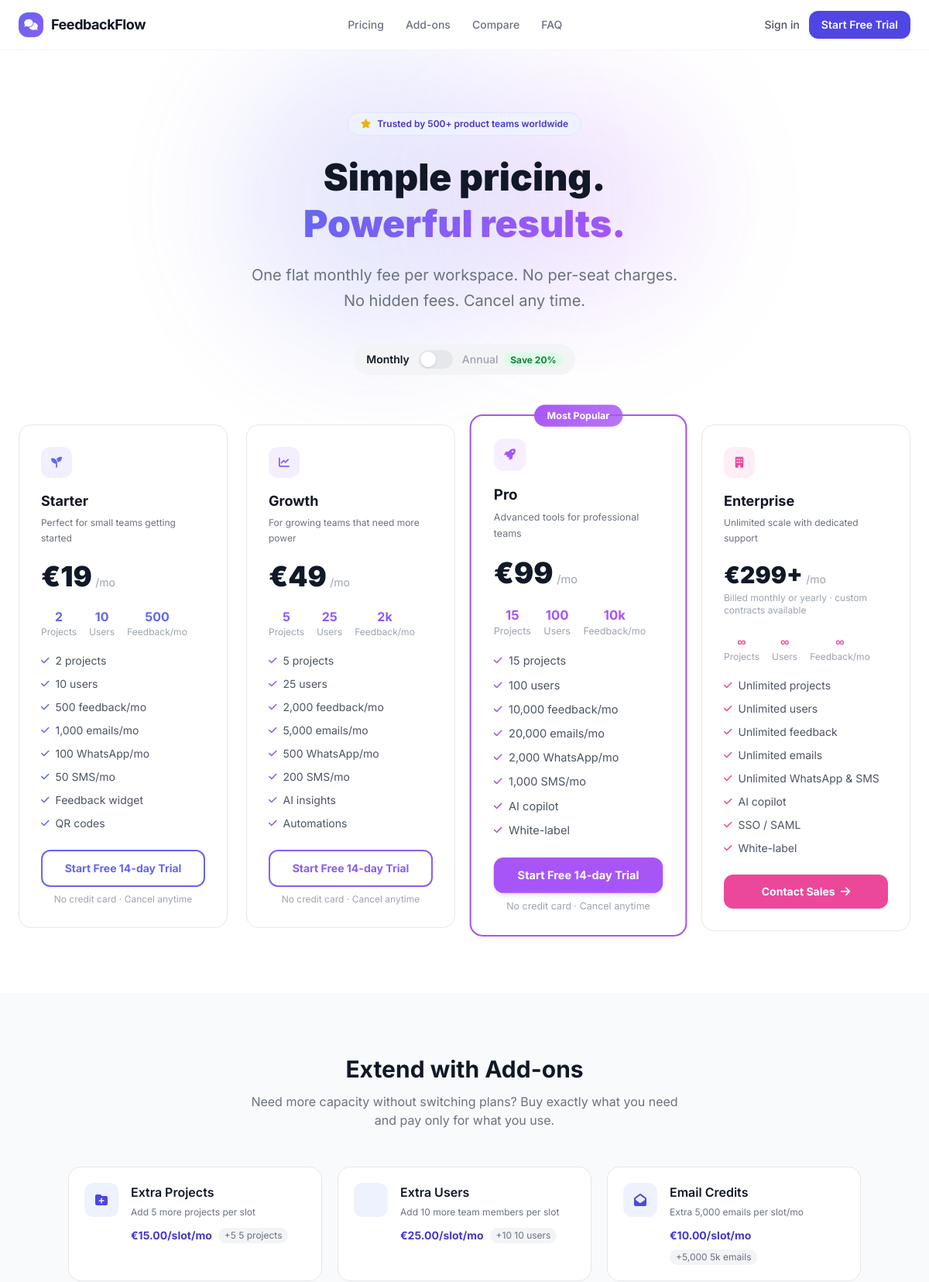
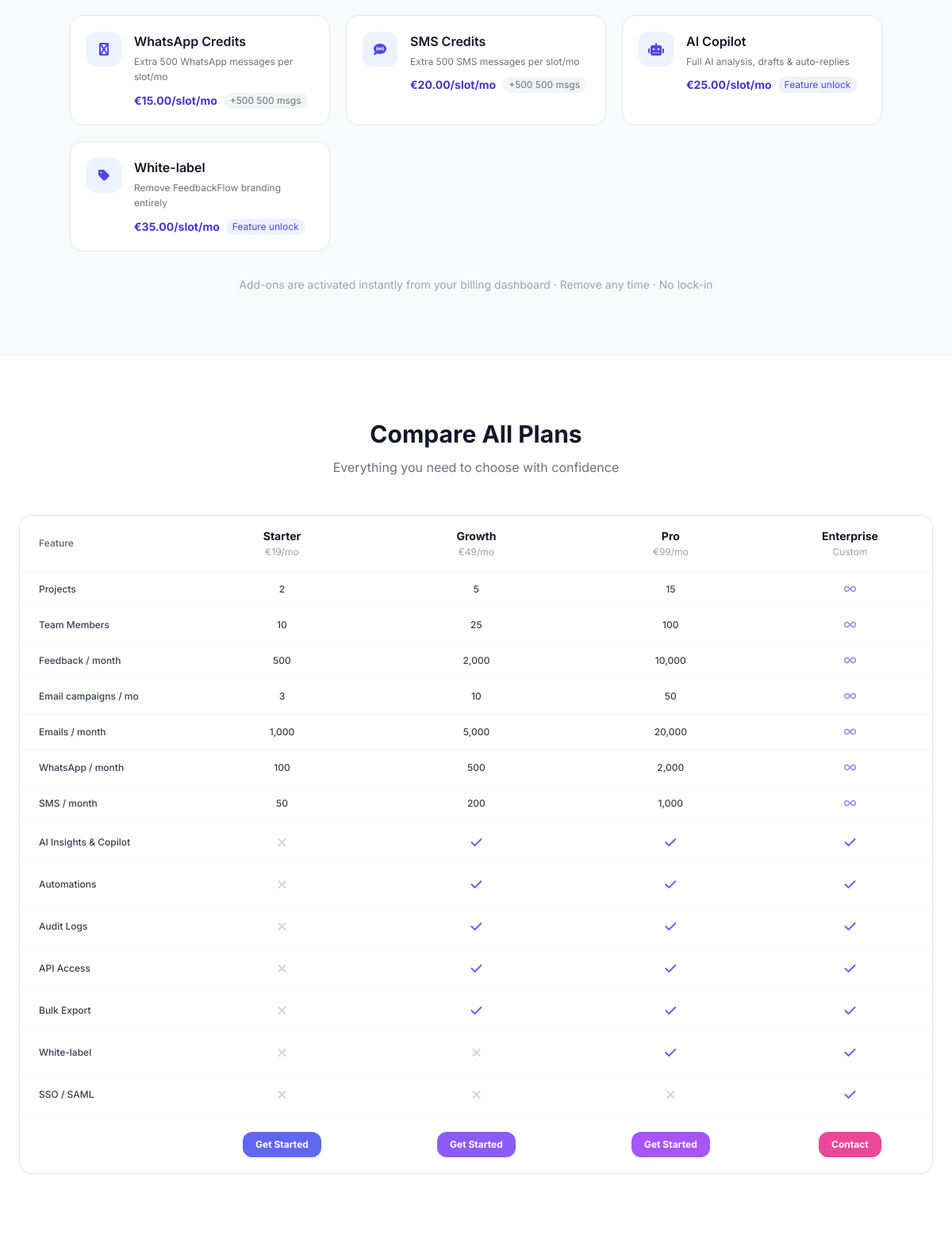
/pricing.php (upper part), run on the app's committed database (2 pictures, top to bottom).
### tables this page shows
CREATE TABLE IF NOT EXISTS `ff_billing_plans` (
  `id` int(11) NOT NULL AUTO_INCREMENT,
  `name` varchar(80) NOT NULL,
  `slug` varchar(80) NOT NULL UNIQUE,
  `price_monthly` decimal(10,2) NOT NULL DEFAULT 0.00,
  `price_yearly` decimal(10,2) NOT NULL DEFAULT 0.00,
  `currency` varchar(3) NOT NULL DEFAULT 'USD',
  `max_projects` int(11) NOT NULL DEFAULT 1,
  `max_team_members` int(11) NOT NULL DEFAULT 1,
  `max_feedback_per_month` int(11) NOT NULL DEFAULT 100,
  `max_campaigns_per_month` int(11) NOT NULL DEFAULT 0,
  `features` text DEFAULT NULL,
  `is_active` tinyint(1) NOT NULL DEFAULT 1,
  `sort_order` int(11) NOT NULL DEFAULT 0,
  PRIMARY KEY (`id`)
);

CREATE TABLE IF NOT EXISTS `ff_addons` (
  `id`            int(11) NOT NULL AUTO_INCREMENT,
  `slug`          varchar(80) NOT NULL UNIQUE,
  `name`          varchar(120) NOT NULL,
  `description`   varchar(255) NOT NULL DEFAULT '',
  `type`          enum('quantity','boolean') NOT NULL DEFAULT 'quantity',
  `resource`      varchar(80) DEFAULT NULL,
  `unit_label`    varchar(60) NOT NULL DEFAULT 'unit',
  `units_per_qty` int(11) NOT NULL DEFAULT 1,
  `price_per_qty` decimal(8,2) NOT NULL DEFAULT 0.00,
  `min_qty`       int(11) NOT NULL DEFAULT 1,
  `max_qty`       int(11) NOT NULL DEFAULT 100,
  `icon`          varchar(60) NOT NULL DEFAULT 'fa-puzzle-piece',
  `is_active`     tinyint(1) NOT NULL DEFAULT 1,
  `sort_order`    int(11) NOT NULL DEFAULT 0,
  PRIMARY KEY (`id`)
);

### pricing.php (the view, shortened to what the rows shown need)
<?php
require_once __DIR__ . '/includes/db.php';
require_once __DIR__ . '/includes/billing.php';
try {
    $plans        = BillingService::getAllPlans();
    $addonCatalog = BillingService::getAvailableAddons();
} catch (\Throwable $e) {
    $plans        = [];
    $addonCatalog = [];
}
function h2(string $str): string {
    return htmlspecialchars($str, ENT_QUOTES | ENT_HTML5, 'UTF-8');
}
$featureMatrix = [
    ['label'=>'Projects',              'key'=>'max_projects',            'type'=>'num'],
    ['label'=>'Team Members',          'key'=>'max_users',               'type'=>'num'],
    ['label'=>'Feedback / month',      'key'=>'max_feedback_per_month',  'type'=>'num'],
    ['label'=>'Email campaigns / mo',  'key'=>'max_campaigns_per_month', 'type'=>'num'],
    ['label'=>'Emails / month',        'key'=>'max_emails',              'type'=>'num'],
    ['label'=>'WhatsApp / month',      'key'=>'max_whatsapp',            'type'=>'num'],
    ['label'=>'SMS / month',           'key'=>'max_sms',                 'type'=>'num'],
    ['label'=>'AI Insights & Copilot', 'key'=>'allow_ai',                'type'=>'bool'],
    ['label'=>'Automations',           'key'=>'allow_automations',       'type'=>'bool'],
    ['label'=>'Audit Logs',            'key'=>'allow_audit_logs',        'type'=>'bool'],
    ['label'=>'API Access',            'key'=>'allow_api',               'type'=>'bool'],
    ['label'=>'Bulk Export',           'key'=>'allow_export',            'type'=>'bool'],
    ['label'=>'White-label',           'key'=>'allow_white_label',       'type'=>'bool'],
    ['label'=>'SSO / SAML',            'key'=>'allow_sso',               'type'=>'bool'],
];
$planIcons = [
    'starter'    => 'fa-seedling',
    'growth'     => 'fa-chart-line',
    'pro'        => 'fa-rocket',
    'enterprise' => 'fa-building',
];
?>
<!DOCTYPE html>
<html lang="en">
<head>
<script src="https://cdn.tailwindcss.com"></script>
<link rel="stylesheet" href="https://cdnjs.cloudflare.com/ajax/libs/font-awesome/6.5.0/css/all.min.css">
</head>
<body class="bg-white text-gray-900 antialiased">
<section class="relative overflow-hidden pt-20 pb-16 px-6">
  <div class="max-w-3xl mx-auto text-center relative">
    <h1 class="text-5xl font-black text-gray-900 leading-tight mb-5">
      Simple pricing.<br><span class="gradient-text">Powerful results.</span>
    </h1>
  </div>
</section>
<section id="pricing" class="px-6 pb-20">
  <div class="max-w-6xl mx-auto">
    <?php if (empty($plans)): ?>
    <div class="text-center py-16 text-gray-400">
      <i class="fas fa-database text-4xl mb-4"></i>
      <p class="text-lg font-medium">No plans found</p>
      <p class="text-sm mt-2">Run <code class="bg-gray-100 px-2 py-0.5 rounded text-gray-700">db-billing-migration.sql</code> to seed pricing data.</p>
    </div>
    <?php else: ?>
    <div class="grid grid-cols-1 md:grid-cols-2 lg:grid-cols-4 gap-6 items-start">
      <?php foreach ($plans as $plan):
        $monthly  = (float)$plan['price_monthly'];
        $isPopular= ($plan['slug'] === 'pro');
        $isEnt    = ($plan['slug'] === 'enterprise');
        $color    = $plan['highlight_color'] ?? '#6366f1';
        $features = json_decode($plan['features'] ?? '[]', true) ?: [];
        $icon     = $planIcons[$plan['slug']] ?? 'fa-star';
        $cardCls  = $isPopular ? 'popular-card border-2' : 'plan-card border';
        $borderSt = $isPopular ? "border-color:{$color}" : 'border-color:#e5e7eb';
      ?>
      <div class="<?= $cardCls ?> bg-white rounded-2xl p-7 flex flex-col relative" style="<?= $borderSt ?>">
        <?php if ($isPopular): ?>
        <div class="absolute -top-3.5 left-1/2 -translate-x-1/2">
          <span class="text-white text-xs font-bold px-4 py-1.5 rounded-full shadow-sm"
                style="background:linear-gradient(135deg,<?= $color ?>,<?= $color ?>cc)">Most Popular</span>
        </div>
        <?php endif; ?>
        <div class="w-10 h-10 rounded-xl flex items-center justify-center mb-4"
             style="background:<?= $color ?>18">
          <i class="fas <?= $icon ?> text-sm" style="color:<?= $color ?>"></i>
        </div>
        <h3 class="text-lg font-bold text-gray-900 mb-1"><?= h2($plan['name']) ?></h3>
        <p class="text-xs text-gray-500 mb-5 leading-relaxed"><?= h2($plan['description'] ?? '') ?></p>
        <div class="mb-5">
          <?php if ($isEnt): ?>
            <span class="text-3xl font-black text-gray-900">€<?= number_format($monthly, 0) ?>+</span>
            <span class="text-gray-400 text-sm">/mo</span>
            <p class="text-xs text-gray-400 mt-1">Billed monthly or yearly · custom contracts available</p>
          <?php else: ?>
            <div>
              <span class="price-monthly-<?= h2($plan['slug']) ?> text-4xl font-black text-gray-900">€<?= number_format($monthly, 0) ?></span>
              <span class="price-monthly-label-<?= h2($plan['slug']) ?> text-gray-400 text-sm">/mo</span>
            </div>
          <?php endif; ?>
        </div>
        <?php
          $statItems = [
            ['v'=>$plan['max_projects'],           'l'=>'Projects'],
            ['v'=>$plan['max_users'],              'l'=>'Users'],
            ['v'=>$plan['max_feedback_per_month'], 'l'=>'Feedback/mo'],
          ];
        ?>
        <div class="flex gap-4 mb-5">
          <?php foreach($statItems as $st):
            $v = ((int)$st['v'] === -1) ? '∞' : (((int)$st['v'] >= 1000) ? number_format((int)$st['v']/1000,0).'k' : (string)(int)$st['v']);
          ?>
          <div class="text-center">
            <div class="text-base font-bold" style="color:<?= $color ?>"><?= $v ?></div>
            <div class="text-xs text-gray-400 leading-tight"><?= $st['l'] ?></div>
          </div>
          <?php endforeach; ?>
        </div>
        <ul class="space-y-2.5 flex-1 mb-6 text-sm">
          <?php foreach (array_slice($features, 0, 8) as $feat): ?>
          <li class="flex items-start gap-2 text-gray-600">
            <i class="fas fa-check mt-0.5 flex-shrink-0 text-xs" style="color:<?= $color ?>"></i>
            <?= htmlspecialchars($feat) ?>
          </li>
          <?php endforeach; ?>
        </ul>
        <?php if ($isEnt): ?>
        <a href="mailto:sales@feedbackflow.app?subject=Enterprise%20plan%20enquiry"
           class="block w-full text-center py-3 rounded-xl text-sm font-bold text-white transition"
           style="background:<?= $color ?>">
          Contact Sales <i class="fas fa-arrow-right ml-1"></i>
        </a>
        <?php else: ?>
        <a href="<?= APP_URL ?>/install.php"
           class="block w-full text-center py-3 rounded-xl text-sm font-bold transition <?= $isPopular ? 'text-white shadow-md' : '' ?>"
           style="<?= $isPopular ? "background:{$color}" : "border:2px solid {$color};color:{$color}" ?>">
          Start Free 14-day Trial
        </a>
        <p class="text-xs text-center text-gray-400 mt-2">No credit card · Cancel anytime</p>
        <?php endif; ?>
      </div>
      <?php endforeach; ?>
    </div>
    <?php endif; ?>
  </div>
</section>
<?php if (!empty($addonCatalog)): ?>
<section id="addons" class="bg-gray-50 py-20 px-6">
  <div class="max-w-5xl mx-auto">
    <div class="text-center mb-12">
      <h2 class="text-3xl font-bold text-gray-900 mb-3">Extend with Add-ons</h2>
    </div>
    <div class="grid grid-cols-1 sm:grid-cols-2 lg:grid-cols-3 gap-5">
      <?php foreach ($addonCatalog as $addon): ?>
      <div class="addon-card bg-white rounded-2xl border border-gray-200 p-5 flex items-start gap-4 transition">
        <div class="w-11 h-11 bg-indigo-50 rounded-xl flex items-center justify-center flex-shrink-0">
          <i class="fas <?= h2($addon['icon']) ?> text-indigo-600"></i>
        </div>
        <div>
          <p class="font-semibold text-gray-900 mb-1"><?= h2($addon['name']) ?></p>
          <p class="text-xs text-gray-500 mb-2.5 leading-relaxed"><?= h2($addon['description']) ?></p>
          <div class="flex items-center flex-wrap gap-2">
            <span class="text-sm font-bold text-indigo-700">€<?= number_format((float)$addon['price_per_qty'], 2) ?>/slot/mo</span>
            <?php if ($addon['type'] === 'quantity'): ?>
            <span class="text-xs text-gray-500 bg-gray-100 px-2 py-0.5 rounded-full">
              +<?= number_format((int)$addon['units_per_qty']) ?> <?= h2($addon['unit_label']) ?>
            </span>
            <?php else: ?>
            <span class="text-xs text-indigo-600 bg-indigo-50 px-2 py-0.5 rounded-full">Feature unlock</span>
            <?php endif; ?>
          </div>
        </div>
      </div>
      <?php endforeach; ?>
    </div>
  </div>
</section>
<?php endif; ?>
<section id="compare" class="py-20 px-6">
  <div class="max-w-6xl mx-auto">
    <div class="text-center mb-12">
      <h2 class="text-3xl font-bold text-gray-900 mb-3">Compare All Plans</h2>
    </div>
    <div class="bg-white rounded-2xl border border-gray-200 overflow-x-auto shadow-sm">
      <table class="w-full text-sm">
        <thead>
          <tr class="border-b border-gray-100">
            <th class="text-left px-6 py-4 text-xs font-semibold text-gray-500 w-52">Feature</th>
            <?php foreach ($plans as $plan): ?>
            <th class="px-4 py-4 text-center">
              <span class="block text-sm font-bold text-gray-900"><?= h2($plan['name']) ?></span>
              <?php $m = (float)$plan['price_monthly']; ?>
              <span class="block text-xs font-normal text-gray-400 mt-0.5">
                <?= ($plan['slug']==='enterprise') ? 'Custom' : (($m===0.0) ? 'Free' : '€'.number_format($m,0).'/mo') ?>
              </span>
            </th>
            <?php endforeach; ?>
          </tr>
        </thead>
        <tbody>
          <?php foreach ($featureMatrix as $row): ?>
          <tr class="feature-row border-b border-gray-50">
            <td class="px-6 py-3.5 font-medium text-gray-700 text-xs"><?= h2($row['label']) ?></td>
            <?php foreach ($plans as $plan):
              $val = $plan[$row['key']] ?? null;
            ?>
            <td class="px-4 py-3.5 text-center text-xs">
              <?php if ($row['type'] === 'bool'):
                $on = ((int)$val === 1 || (int)$val === -1);
              ?>
                <?php if ($on): ?>
                <i class="fas fa-check check text-base"></i>
                <?php else: ?>
                <i class="fas fa-xmark cross text-base"></i>
                <?php endif; ?>
              <?php else:
                if ((int)$val === -1): ?>
                <i class="fas fa-infinity text-indigo-400"></i>
                <?php else: ?>
                <span class="font-medium text-gray-700"><?= number_format((int)($val ?? 0)) ?></span>
                <?php endif; ?>
              <?php endif; ?>
            </td>
            <?php endforeach; ?>
          </tr>
          <?php endforeach; ?>
          <tr>
            <?php foreach ($plans as $plan):
              $color = $plan['highlight_color'] ?? '#6366f1';
            ?>
            <td class="px-4 py-5 text-center">
              <?php if ($plan['slug']==='enterprise'): ?>
              <a href="mailto:sales@feedbackflow.app"
                 class="inline-block text-xs font-bold px-4 py-2 rounded-xl text-white"
                 style="background:<?= $color ?>">Contact</a>
              <?php else: ?>
              <a href="<?= APP_URL ?>/install.php"
                 class="inline-block text-xs font-bold px-4 py-2 rounded-xl text-white"
                 style="background:<?= $color ?>">Get Started</a>
              <?php endif; ?>
            </td>
            <?php endforeach; ?>
          </tr>
        </tbody>
      </table>
    </div>
  </div>
</section>
</body>
</html>

### data on the page
ff_billing_plans: name "Starter", description "Perfect for small teams getting started", price_monthly "19", v "2", l "Projects", v "10", l "Users", v "500", l "Feedback/mo", features "2 projects", features "10 users", features "500 feedback/mo", features "1,000 emails/mo", features "100 WhatsApp/mo", features "50 SMS/mo", features "Feedback widget", features "QR codes", max_projects "2", max_users "10", max_feedback_per_month "500", max_campaigns_per_month "3", max_emails "1,000", max_whatsapp "100", max_sms "50", allow_ai 0 (drawn), allow_automations 0 (drawn), allow_audit_logs 0 (drawn), allow_api 0 (drawn), allow_export 0 (drawn), allow_white_label 0 (drawn), allow_sso 0 (drawn)
ff_billing_plans: name "Growth", description "For growing teams that need more power", price_monthly "49", v "5", l "Projects", v "25", l "Users", v "2k", l "Feedback/mo", features "5 projects", features "25 users", features "2,000 feedback/mo", features "5,000 emails/mo", features "500 WhatsApp/mo", features "200 SMS/mo", features "AI insights", features "Automations", max_projects "5", max_users "25", max_feedback_per_month "2,000", max_campaigns_per_month "10", max_emails "5,000", max_whatsapp "500", max_sms "200", allow_ai 1 (drawn), allow_automations 1 (drawn), allow_audit_logs 1 (drawn), allow_api 1 (drawn), allow_export 1 (drawn), allow_white_label 0 (drawn), allow_sso 0 (drawn)
ff_billing_plans: name "Pro", description "Advanced tools for professional teams", price_monthly "99", v "15", l "Projects", v "100", l "Users", v "10k", l "Feedback/mo", features "15 projects", features "100 users", features "10,000 feedback/mo", features "20,000 emails/mo", features "2,000 WhatsApp/mo", features "1,000 SMS/mo", features "AI copilot", features "White-label", max_projects "15", max_users "100", max_feedback_per_month "10,000", max_campaigns_per_month "50", max_emails "20,000", max_whatsapp "2,000", max_sms "1,000", allow_ai 1 (drawn), allow_automations 1 (drawn), allow_audit_logs 1 (drawn), allow_api 1 (drawn), allow_export 1 (drawn), allow_white_label 1 (drawn), allow_sso 0 (drawn)
ff_billing_plans: name "Enterprise", description "Unlimited scale with dedicated support", price_monthly "299", v "∞", l "Projects", l "Users", l "Feedback/mo", features "Unlimited projects", features "Unlimited users", features "Unlimited feedback", features "Unlimited emails", features "Unlimited WhatsApp & SMS", features "AI copilot", features "SSO / SAML", features "White-label", slug "Custom", max_projects -1 (drawn), max_users -1 (drawn), max_feedback_per_month -1 (drawn), max_campaigns_per_month -1 (drawn), max_emails -1 (drawn), max_whatsapp -1 (drawn), max_sms -1 (drawn), allow_ai 1 (drawn), allow_automations 1 (drawn), allow_audit_logs 1 (drawn), allow_api 1 (drawn), allow_export 1 (drawn), allow_white_label 1 (drawn), allow_sso 1 (drawn)
ff_addons: name "Extra Projects", description "Add 5 more projects per slot", price_per_qty "15.00", units_per_qty "5", unit_label "5 projects"
ff_addons: name "Extra Users", description "Add 10 more team members per slot", price_per_qty "25.00", units_per_qty "10", unit_label "10 users"
ff_addons: name "Email Credits", description "Extra 5,000 emails per slot/mo", price_per_qty "10.00", units_per_qty "5,000", unit_label "5k emails"
ff_addons: name "WhatsApp Credits", description "Extra 500 WhatsApp messages per slot/mo", price_per_qty "15.00", units_per_qty "500", unit_label "500 msgs"
ff_addons: name "SMS Credits", description "Extra 500 SMS messages per slot/mo", price_per_qty "20.00", units_per_qty "500", unit_label "500 msgs"
ff_addons: name "AI Copilot", description "Full AI analysis, drafts & auto-replies", price_per_qty "25.00", type "Feature unlock"
ff_addons: name "White-label", description "Remove FeedbackFlow branding entirely", price_per_qty "35.00", type "Feature unlock"

### other printed values
APP_NAME "FeedbackFlow"
h2($row['label']) "Projects"
h2($row['label']) "Team Members"
h2($row['label']) "Feedback / month"
h2($row['label']) "Email campaigns / mo"
h2($row['label']) "Emails / month"
h2($row['label']) "WhatsApp / month"
h2($row['label']) "SMS / month"
h2($row['label']) "AI Insights & Copilot"
h2($row['label']) "Automations"
h2($row['label']) "Audit Logs"
h2($row['label']) "API Access"
h2($row['label']) "Bulk Export"
h2($row['label']) "SSO / SAML"
